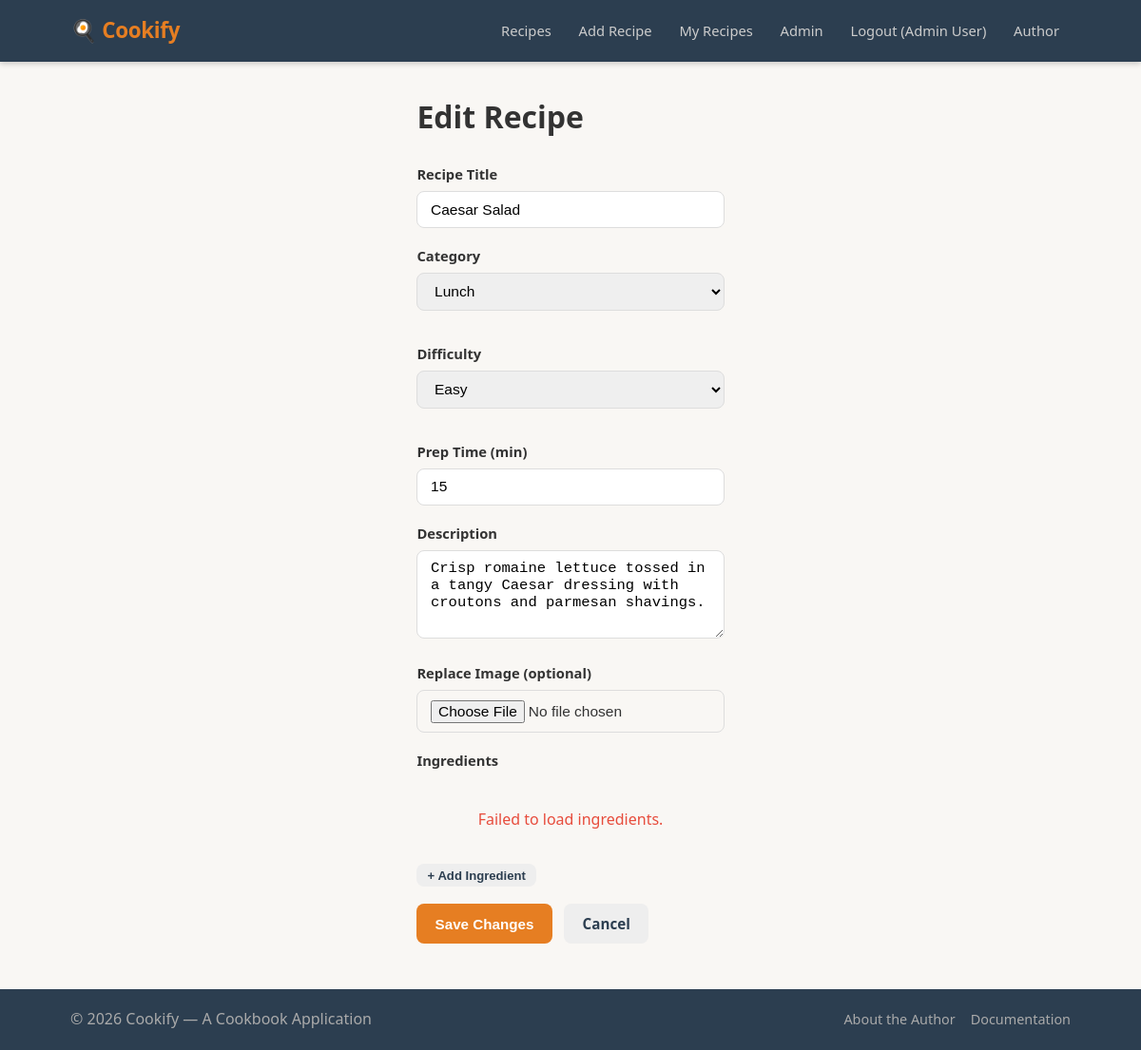
The app's page /views/edit_recipe.php?id=5 (signed in) with its own data.
### tables this page shows
CREATE TABLE `recipes` (
    `id`           INT UNSIGNED NOT NULL AUTO_INCREMENT,
    `user_id`      INT UNSIGNED NOT NULL,
    `category_id`  INT UNSIGNED NOT NULL,
    `title`        VARCHAR(200) NOT NULL,
    `description`  TEXT         NOT NULL,
    `prep_time`    SMALLINT UNSIGNED NOT NULL COMMENT 'minutes',
    `difficulty`   ENUM('easy','medium','hard') NOT NULL DEFAULT 'medium',
    `image_original` VARCHAR(255) DEFAULT NULL,
    `image_thumb`    VARCHAR(255) DEFAULT NULL,
    `created_at`   DATETIME NOT NULL DEFAULT CURRENT_TIMESTAMP,
    `updated_at`   DATETIME NOT NULL DEFAULT CURRENT_TIMESTAMP ON UPDATE CURRENT_TIMESTAMP,
    PRIMARY KEY (`id`),
    FOREIGN KEY (`user_id`)     REFERENCES `users`(`id`)      ON DELETE CASCADE,
    FOREIGN KEY (`category_id`) REFERENCES `categories`(`id`) ON DELETE RESTRICT
);

CREATE TABLE `categories` (
    `id`          INT UNSIGNED NOT NULL AUTO_INCREMENT,
    `name`        VARCHAR(100) NOT NULL,
    `description` TEXT         DEFAULT NULL,
    `created_at`  DATETIME     NOT NULL DEFAULT CURRENT_TIMESTAMP,
    PRIMARY KEY (`id`)
);

### models/recipes.php (called while the page is built, shortened)
<?php
function get_recipe_by_id(PDO $pdo, int $id): array|false
{
    $stmt = $pdo->prepare('
        SELECT r.*, c.name AS category_name, u.name AS author_name,
               ROUND(AVG(rt.score), 1) AS avg_rating,
               COUNT(DISTINCT rt.id)   AS rating_count
        FROM recipes r
        JOIN categories c ON c.id = r.category_id
        JOIN users u      ON u.id = r.user_id
        LEFT JOIN ratings rt ON rt.recipe_id = r.id
        WHERE r.id = ?
        GROUP BY r.id
    ');
    $stmt->execute([$id]);
    return $stmt->fetch();
}

### models/categories.php (called while the page is built, shortened)
<?php
function get_all_categories(PDO $pdo): array
{
    return $pdo->query('SELECT id, name, description FROM categories ORDER BY name')->fetchAll();
}

### views/edit_recipe.php (the view, shortened to what this page needs)
<?php
require_once ROOT . '/config/connection.php';
require_once ROOT . '/models/recipes.php';
require_once ROOT . '/models/categories.php';
$id  = (int) ($_GET['id'] ?? 0);
$pdo = get_db();
$recipe = get_recipe_by_id($pdo, $id);
$categories         = get_all_categories($pdo);
require_once VIEWS . '/fixed/head.php';
require_once VIEWS . '/fixed/top-nav.php';
?>
<div class="form-page">
    <h1>Edit Recipe</h1>
    <form method="POST" action="" enctype="multipart/form-data" class="recipe-form">
        <div class="form-group">
            <label for="title">Recipe Title</label>
            <input type="text" id="title" name="title" value="<?= htmlspecialchars($recipe['title']) ?>" required>
        </div>
        <div class="form-row">
            <div class="form-group">
                <label for="category_id">Category</label>
                <select id="category_id" name="category_id" required>
                    <?php foreach ($categories as $cat): ?>
                        <option value="<?= $cat['id'] ?>" <?= $recipe['category_id'] == $cat['id'] ? 'selected' : '' ?>>
                            <?= htmlspecialchars($cat['name']) ?>
                        </option>
                    <?php endforeach; ?>
                </select>
            </div>
            <div class="form-group">
                <label for="difficulty">Difficulty</label>
                <select id="difficulty" name="difficulty" required>
                    <?php foreach (['easy', 'medium', 'hard'] as $d): ?>
                        <option value="<?= $d ?>" <?= $recipe['difficulty'] === $d ? 'selected' : '' ?>><?= ucfirst($d) ?></option>
                    <?php endforeach; ?>
                </select>
            </div>
            <div class="form-group">
                <label for="prep_time">Prep Time (min)</label>
                <input type="number" id="prep_time" name="prep_time" min="1" value="<?= $recipe['prep_time'] ?>" required>
            </div>
        </div>
        <div class="form-group">
            <label for="description">Description</label>
            <textarea id="description" name="description" rows="4" required><?= htmlspecialchars($recipe['description']) ?></textarea>
        </div>
        <div class="form-group">
            <label for="image">Replace Image (optional)</label>
            <input type="file" id="image" name="image" accept="image/jpeg,image/png,image/gif">
        </div>
        <div class="form-group">
            <label>Ingredients</label>
            <div id="ingredients-list">
            </div>
            <button type="button" id="add-ingredient" class="btn btn-secondary btn-small">+ Add Ingredient</button>
        </div>
        <div class="form-actions">
            <button type="submit" class="btn btn-primary">Save Changes</button>
            <a href="<?= BASE_URL ?>/views/recipe.php?id=<?= $id ?>" class="btn btn-secondary">Cancel</a>
        </div>
    </form>
</div>
<?php require_once VIEWS . '/fixed/footer.php'; ?>

### assets/css/style.css (style rules this page uses)
*, *::before, *::after { box-sizing: border-box; margin: 0; padding: 0; }
:root { --primary: #e67e22; --primary-d: #cf6d17; --dark: #2c3e50; --text: #333; --muted: #777; --border: #ddd; --bg: #f9f7f4; --white: #fff; --danger: #e74c3c; --success: #27ae60; --warning: #f39c12; --radius: 8px; --shadow: 0 2px 8px rgba(0,0,0,.08); }
body { font-family: 'Segoe UI', system-ui, sans-serif; font-size: 16px; line-height: 1.6; color: var(--text); background: var(--bg); min-height: 100vh; display: flex; flex-direction: column; }
a { color: var(--primary); text-decoration: none; }
.btn { display: inline-flex; align-items: center; gap: .4rem; padding: .55rem 1.2rem; border: none; border-radius: var(--radius); font-size: .95rem; font-weight: 600; cursor: pointer; transition: background .15s, transform .1s; text-decoration: none; }
.btn-primary { background: var(--primary); color: var(--white); }
.btn-secondary { background: #eee; color: var(--dark); }
.btn-small { padding: .3rem .7rem; font-size: .82rem; }
.form-group { margin-bottom: 1.1rem; }
.form-group label { display: block; font-weight: 600; margin-bottom: .35rem; font-size: .92rem; }
.form-group input, .form-group select, .form-group textarea { width: 100%; padding: .6rem .85rem; border: 1.5px solid var(--border); border-radius: var(--radius); font-size: .97rem; transition: border-color .15s; }
.form-row { display: grid; grid-template-columns: repeat(auto-fit, minmax(160px, 1fr)); gap: 1rem; }
.form-page { max-width: 700px; margin: 0 auto; }
.form-page h1 { margin-bottom: 1.5rem; }
.form-actions { display: flex; gap: .8rem; margin-top: 1rem; }

### records on screen
recipes: title "Caesar Salad", category_id "Lunch", difficulty "Easy", prep_time "15", description "Crisp romaine lettuce tossed in a tangy Caesar dressing with croutons and parmesan shavings."

### other values on screen
$_SESSION['user_name'] "Admin User"
